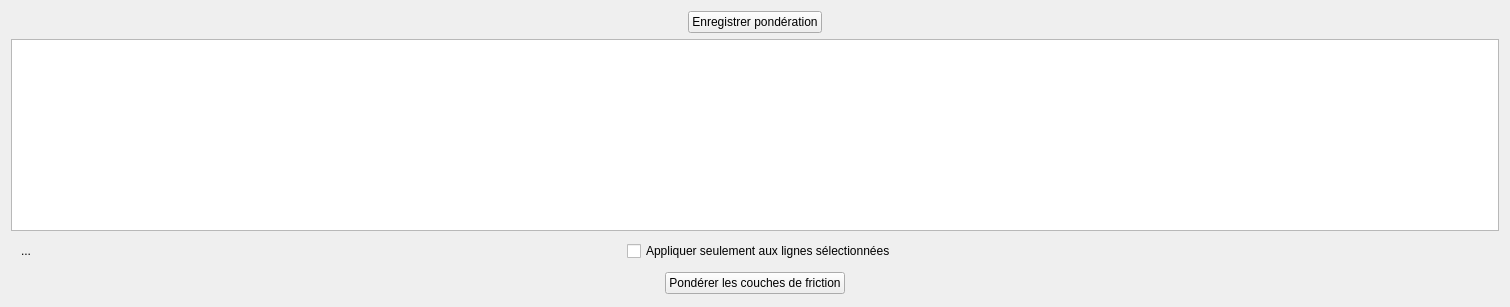
                   <widget class="QFrame" name="frame_17">
                    <property name="frameShape">
                     <enum>QFrame::NoFrame</enum>
                    </property>
                    <property name="frameShadow">
                     <enum>QFrame::Raised</enum>
                    </property>
                    <layout class="QVBoxLayout" name="verticalLayout_13">
                     <item>
                      <widget class="QFrame" name="frame_32">
                       <property name="frameShape">
                        <enum>QFrame::NoFrame</enum>
                       </property>
                       <property name="frameShadow">
                        <enum>QFrame::Raised</enum>
                       </property>
                       <layout class="QHBoxLayout" name="horizontalLayout_18">
                        <property name="spacing">
                         <number>0</number>
                        </property>
                        <property name="leftMargin">
                         <number>0</number>
                        </property>
                        <property name="topMargin">
                         <number>0</number>
                        </property>
                        <property name="rightMargin">
                         <number>0</number>
                        </property>
                        <property name="bottomMargin">
                         <number>0</number>
                        </property>
                        <item>
                         <widget class="QPushButton" name="pondAdd">
                          <property name="sizePolicy">
                           <sizepolicy hsizetype="Fixed" vsizetype="Fixed">
                            <horstretch>0</horstretch>
                            <verstretch>0</verstretch>
                           </sizepolicy>
                          </property>
                          <property name="text">
                           <string>Enregistrer pondération</string>
                          </property>
                          <property name="icon">
                           <iconset resource="../BioDispersal/resources.qrc">
                            <normaloff>:/plugins/eco_cont/icons/mActionFileSave.svg</normaloff>:/plugins/eco_cont/icons/mActionFileSave.svg</iconset>
                          </property>
                         </widget>
                        </item>
                       </layout>
                      </widget>
                     </item>
                     <item>
                      <widget class="QTableView" name="ponderationView">
                       <property name="minimumSize">
                        <size>
                         <width>300</width>
                         <height>100</height>
                        </size>
                       </property>
                       <property name="editTriggers">
                        <set>QAbstractItemView::NoEditTriggers</set>
                       </property>
                       <property name="dragEnabled">
                        <bool>false</bool>
                       </property>
                       <property name="alternatingRowColors">
                        <bool>true</bool>
                       </property>
                       <property name="selectionBehavior">
                        <enum>QAbstractItemView::SelectRows</enum>
                       </property>
                       <property name="sortingEnabled">
                        <bool>true</bool>
                       </property>
                      </widget>
                     </item>
                     <item>
                      <widget class="QFrame" name="frame_33">
                       <property name="frameShape">
                        <enum>QFrame::NoFrame</enum>
                       </property>
                       <property name="frameShadow">
                        <enum>QFrame::Raised</enum>
                       </property>
                       <layout class="QHBoxLayout" name="horizontalLayout_19">
                        <property name="leftMargin">
                         <number>3</number>
                        </property>
                        <property name="topMargin">
                         <number>0</number>
                        </property>
                        <property name="rightMargin">
                         <number>3</number>
                        </property>
                        <property name="bottomMargin">
                         <number>0</number>
                        </property>
                        <item>
                         <widget class="QToolButton" name="pondRemove">
                          <property name="toolTip">
                           <string>Supprimer les lignes sélectionnées</string>
                          </property>
                          <property name="text">
                           <string>...</string>
                          </property>
                          <property name="icon">
                           <iconset resource="../BioDispersal/resources.qrc">
                            <normaloff>:/plugins/eco_cont/icons/mActionDeleteSelected.svg</normaloff>:/plugins/eco_cont/icons/mActionDeleteSelected.svg</iconset>
                          </property>
                          <property name="autoRaise">
                           <bool>true</bool>
                          </property>
                         </widget>
                        </item>
                        <item>
                         <spacer name="horizontalSpacer_23">
                          <property name="orientation">
                           <enum>Qt::Horizontal</enum>
                          </property>
                          <property name="sizeHint" stdset="0">
                           <size>
                            <width>568</width>
                            <height>28</height>
                           </size>
                          </property>
                         </spacer>
                        </item>
                        <item>
                         <spacer name="horizontalSpacer_14">
                          <property name="orientation">
                           <enum>Qt::Horizontal</enum>
                          </property>
                          <property name="sizeType">
                           <enum>QSizePolicy::Expanding</enum>
                          </property>
                          <property name="sizeHint" stdset="0">
                           <size>
                            <width>15</width>
                            <height>13</height>
                           </size>
                          </property>
                         </spacer>
                        </item>
                        <item>
                         <widget class="QCheckBox" name="pondRunOnlySelection">
                          <property name="sizePolicy">
                           <sizepolicy hsizetype="Preferred" vsizetype="Fixed">
                            <horstretch>0</horstretch>
                            <verstretch>0</verstretch>
                           </sizepolicy>
                          </property>
                          <property name="minimumSize">
                           <size>
                            <width>0</width>
                            <height>16</height>
                           </size>
                          </property>
                          <property name="text">
                           <string>Appliquer seulement aux lignes sélectionnées</string>
                          </property>
                         </widget>
                        </item>
                        <item>
                         <spacer name="horizontalSpacer_15">
                          <property name="orientation">
                           <enum>Qt::Horizontal</enum>
                          </property>
                          <property name="sizeHint" stdset="0">
                           <size>
                            <width>600</width>
                            <height>21</height>
                           </size>
                          </property>
                         </spacer>
                        </item>
                       </layout>
                      </widget>
                     </item>
                     <item>
                      <widget class="QFrame" name="frame_35">
                       <property name="sizePolicy">
                        <sizepolicy hsizetype="Expanding" vsizetype="Fixed">
                         <horstretch>0</horstretch>
                         <verstretch>0</verstretch>
                        </sizepolicy>
                       </property>
                       <property name="minimumSize">
                        <size>
                         <width>0</width>
                         <height>25</height>
                        </size>
                       </property>
                       <property name="frameShape">
                        <enum>QFrame::NoFrame</enum>
                       </property>
                       <property name="frameShadow">
                        <enum>QFrame::Raised</enum>
                       </property>
                       <layout class="QHBoxLayout" name="horizontalLayout_21">
                        <property name="spacing">
                         <number>0</number>
                        </property>
                        <property name="leftMargin">
                         <number>0</number>
                        </property>
                        <property name="topMargin">
                         <number>0</number>
                        </property>
                        <property name="rightMargin">
                         <number>0</number>
                        </property>
                        <property name="bottomMargin">
                         <number>0</number>
                        </property>
                        <item>
                         <widget class="QPushButton" name="pondRun">
                          <property name="sizePolicy">
                           <sizepolicy hsizetype="Fixed" vsizetype="Fixed">
                            <horstretch>0</horstretch>
                            <verstretch>0</verstretch>
                           </sizepolicy>
                          </property>
                          <property name="text">
                           <string>Pondérer les couches de friction</string>
                          </property>
                          <property name="icon">
                           <iconset resource="../BioDispersal/resources.qrc">
                            <normaloff>:/plugins/eco_cont/icons/play.svg</normaloff>:/plugins/eco_cont/icons/play.svg</iconset>
                          </property>
                         </widget>
                        </item>
                       </layout>
                      </widget>
                     </item>
                    </layout>
                   </widget>
